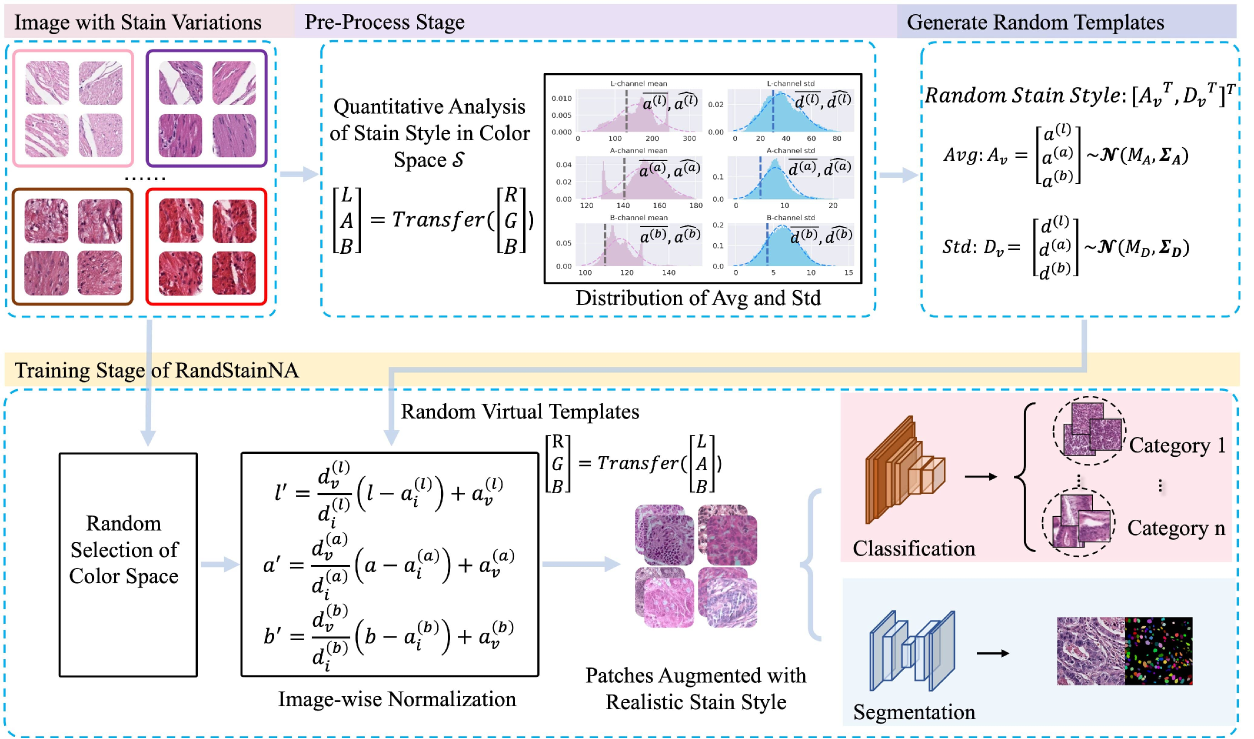
#> input picture utils/RandStainNA/img/framework.png, 2508 x 1478 px (shown at 1/2 size)
$ python -i opencv_util.py   (imports and definitions only)   (older library calls are emulated)
#> lines starting #> are read from the running program, lines starting #| are printed output that depends on the picture; after the words box and inside, x2 and y2 are one past the last pixel; in counts of white or black regions, pixels touching at a corner belong together
# @Time    : 2019.10.15
# @Author  : Bohrium.Kwong
# @Licence : bio-totem


import cv2
import numpy as np


# Based on opencv-python==4.1.0.25
class OpenCV:
    def __init__(self, im):
        self._im = im

    def gray_binary(self, thresh=230, show=False):
        """
        convert image to binary image after gray scale
        :param thresh: binary image threshold
        :param show: show the binary dynamically
        :return:
        """
#> called with thresh = 230, show = False
        if len(self._im.shape) > 2:
            gray = cv2.cvtColor(self._im, cv2.COLOR_RGB2GRAY)
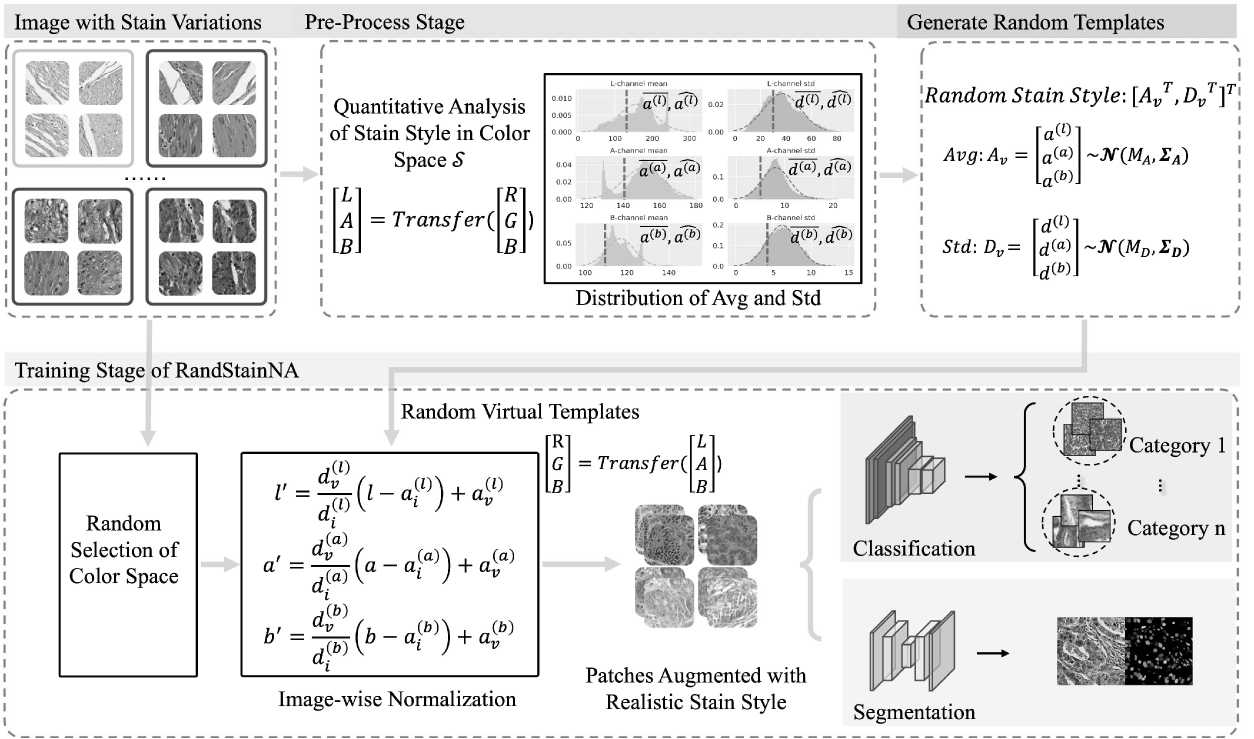
#> gray: shape (1478, 2508) (shown at 1/2 size); min 0, max 255, mean 230.5
        else:
            gray = np.uint8(self._im)
        blurred = cv2.GaussianBlur(gray, (5, 5), 0)
        binary = cv2.threshold(blurred, thresh, 255, cv2.THRESH_BINARY_INV)[1]
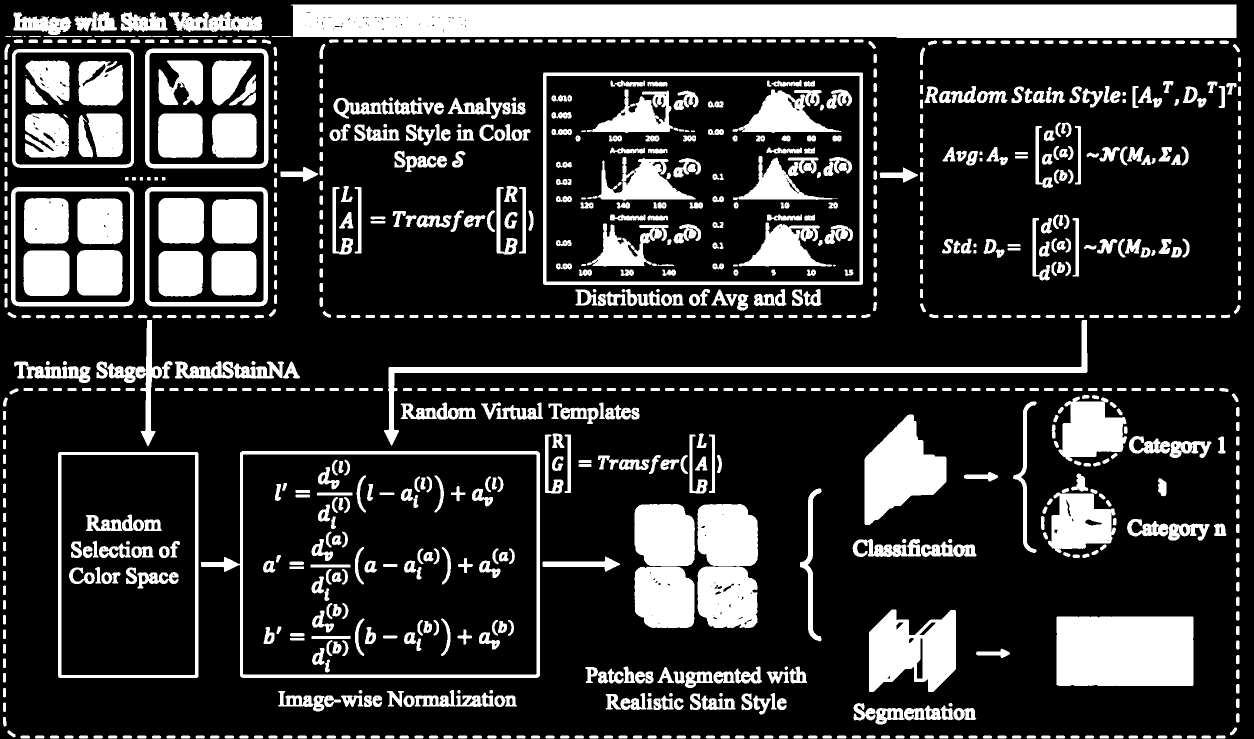
#> binary: shape (1478, 2508) (shown at 1/2 size); 21.5% white; 1035 white regions (11 under 20 px)

        def binary_theshold(threshold):
            self.binary = cv2.threshold(blurred, threshold, 255, cv2.THRESH_BINARY_INV)[1]
            cv2.imshow("binary image", self.binary)

        if show:
            self.window_name = "binary image"
            cv2.namedWindow(self.window_name, 0)
            cv2.resizeWindow(self.window_name, 640, 480)
            cv2.createTrackbar("binary threshold", self.window_name, 100, 255, binary_theshold)
            binary_theshold(100)
            if cv2.waitKey(0) == 27:
                cv2.destroyAllWindows()

        return binary

    # [39 lines left out: function erode_dilate, not called in this run]

    def find_contours(self, is_binary=False, is_erode_dilate=False, mode=3):
        """
        get the points of contours
        :param morphology: output of self.erode_dilate
        :return:
        """
        if is_binary:
            morphology = np.uint8(self._im)
        else:
            morphology = self.gray_binary(thresh=230, show=False)
        if is_erode_dilate:
            morphology = self.erode_dilate(morphology, erode_iter=0, dilate_iter=3, show=False)
        morphology = cv2.copyMakeBorder(morphology, 0, 0, 0, 0, cv2.BORDER_CONSTANT, value=0)

        # 这里传参要设置成int类型
        # https://docs.opencv.org/4.1.0/d3/dc0/group__imgproc__shape.html#gadf1ad6a0b82947fa1fe3c3d497f260e0
        # https://docs.opencv.org/4.1.0/d3/dc0/group__imgproc__shape.html#ga819779b9857cc2f8601e6526a3a5bc71
        if not isinstance(mode, int):
            mode_dic = {'RETR_EXTERNAL': 0, 'RETR_LIST': 1, 'RETR_CCOMP': 2, 'RETR_TREE': 3, 'RETR_FLOODFILL': 4}
            mode = mode_dic[mode]
        # 本来指定使用版本是4.x，但考虑到很多人用的依旧是3.X,所以针对findContours的用法对两个版本都做了兼容处理.By Kwong 20190730
        if cv2.__version__[0] == '4':
            cnts, _ = cv2.findContours(morphology.copy(), mode=mode, method=cv2.CHAIN_APPROX_SIMPLE)
#> cnts = 1640 contours, 350 with area under 20; largest, box (x1, y1, x2, y2) and area: (402, 902, 1080, 1356) 272207, (1086, 145, 1726, 570) 270928, (485, 908, 1074, 1350) 259300, (1092, 151, 1720, 564) 258322, (116, 904, 397, 1356) 126268
        else:
            _, cnts, _ = cv2.findContours(morphology.copy(), mode=mode, method=cv2.CHAIN_APPROX_SIMPLE)
        return cnts

    # [55 lines left out: functions draw_contours, extract_contours, resize, not called in this run]

>>> import cv2
>>> picture = cv2.cvtColor(cv2.imread('RandStainNA/img/framework.png'), cv2.COLOR_BGR2RGB)
>>> result = OpenCV(picture).find_contours()
#> result has the same summary as cnts in find_contours
